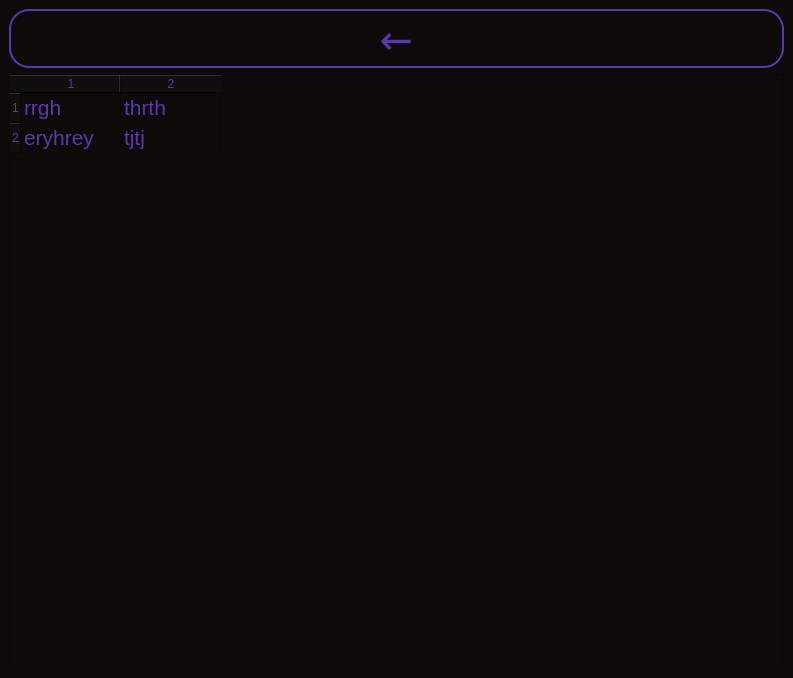
<?xml version="1.0" encoding="UTF-8"?>
<ui version="4.0">
 <class>Dialog</class>
 <widget class="QDialog" name="Dialog">
  <property name="geometry">
   <rect>
    <x>0</x>
    <y>0</y>
    <width>793</width>
    <height>678</height>
   </rect>
  </property>
  <property name="windowTitle">
   <string>Dialog</string>
  </property>
  <layout class="QVBoxLayout" name="verticalLayout">
   <property name="spacing">
    <number>0</number>
   </property>
   <property name="leftMargin">
    <number>0</number>
   </property>
   <property name="topMargin">
    <number>0</number>
   </property>
   <property name="rightMargin">
    <number>0</number>
   </property>
   <property name="bottomMargin">
    <number>0</number>
   </property>
   <item>
    <widget class="QWidget" name="widget" native="true">
     <property name="styleSheet">
      <string notr="true">QWidget{
	background-color: rgb(13, 10, 9);
	color: rgb(89, 56, 171);
}</string>
     </property>
     <layout class="QVBoxLayout" name="verticalLayout_2">
      <item>
       <widget class="QPushButton" name="back2_btn">
        <property name="minimumSize">
         <size>
          <width>0</width>
          <height>49</height>
         </size>
        </property>
        <property name="font">
         <font>
          <family>Segoe UI Semibold</family>
          <pointsize>30</pointsize>
          <weight>50</weight>
          <bold>false</bold>
         </font>
        </property>
        <property name="styleSheet">
         <string notr="true">background-color: rgb(13, 10, 9);
color: rgb(89, 56, 171);
border-style: solid;
border-width: 2px;
border-radius: 20px;
border-color: rgb(89, 56, 171);</string>
        </property>
        <property name="text">
         <string>←</string>
        </property>
        <property name="iconSize">
         <size>
          <width>32</width>
          <height>32</height>
         </size>
        </property>
        <property name="checkable">
         <bool>true</bool>
        </property>
        <property name="checked">
         <bool>true</bool>
        </property>
        <property name="flat">
         <bool>false</bool>
        </property>
       </widget>
      </item>
      <item>
       <widget class="QTableWidget" name="tableWidget">
        <property name="minimumSize">
         <size>
          <width>775</width>
          <height>0</height>
         </size>
        </property>
        <property name="font">
         <font>
          <pointsize>16</pointsize>
         </font>
        </property>
        <property name="horizontalScrollBarPolicy">
         <enum>Qt::ScrollBarAsNeeded</enum>
        </property>
        <property name="showGrid">
         <bool>true</bool>
        </property>
        <property name="rowCount">
         <number>2</number>
        </property>
        <property name="columnCount">
         <number>2</number>
        </property>
        <attribute name="horizontalHeaderVisible">
         <bool>true</bool>
        </attribute>
        <attribute name="verticalHeaderVisible">
         <bool>true</bool>
        </attribute>
        <row/>
        <row/>
        <column/>
        <column/>
        <item row="0" column="0">
         <property name="text">
          <string>rrgh</string>
         </property>
        </item>
        <item row="0" column="1">
         <property name="text">
          <string>thrth</string>
         </property>
        </item>
        <item row="1" column="0">
         <property name="text">
          <string>eryhrey</string>
         </property>
        </item>
        <item row="1" column="1">
         <property name="text">
          <string>tjtj</string>
         </property>
        </item>
       </widget>
      </item>
     </layout>
    </widget>
   </item>
  </layout>
 </widget>
 <resources/>
 <connections/>
</ui>
